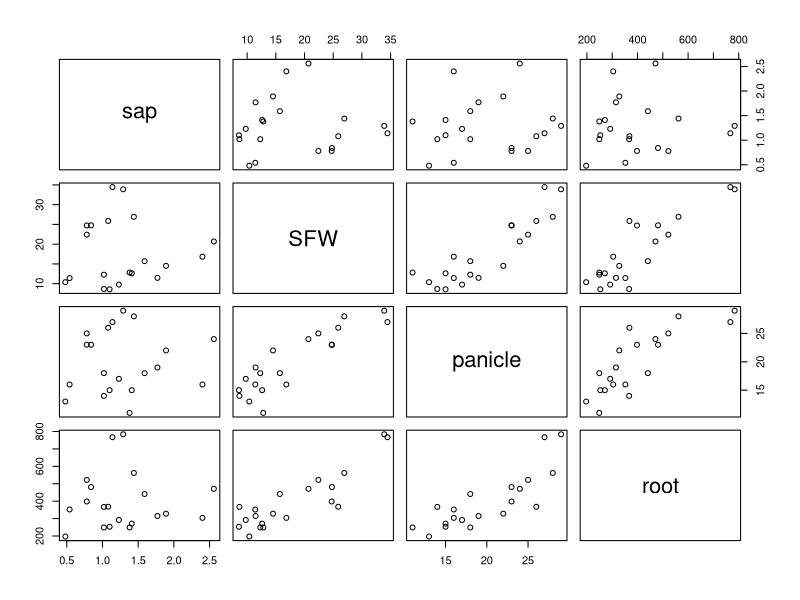
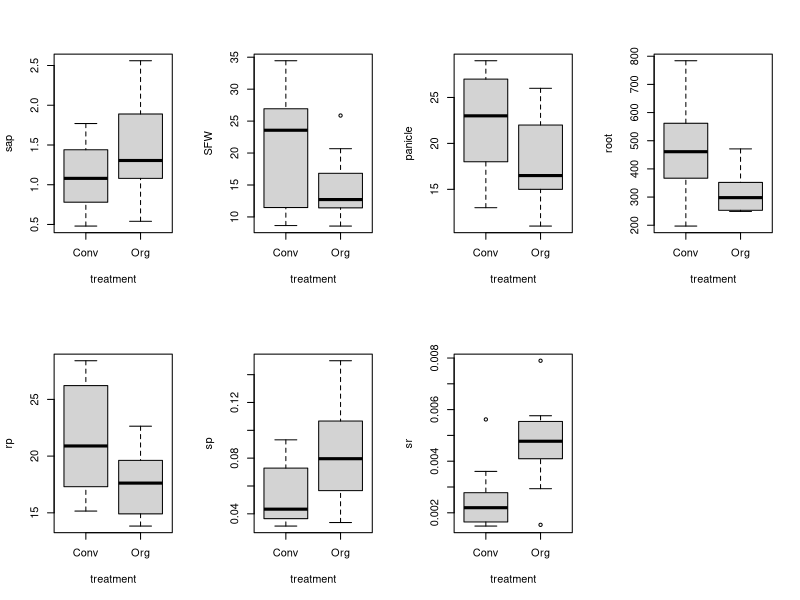

These charts were generated, in order, by the following R code:
# 190719田島亮介
# データの読み込みと整理
d<-read.table("dataset.txt", header=T)
d2<-d[c(-4,-11),] #出液とSFWが著しく大きい値のものを外れ値として除外


# 分散分析
summary(aov(sap~treatment,d2))
summary(aov(SFW~treatment,d2))
summary(aov(panicle~treatment,d2))
summary(aov(root~treatment,d2))
## 新鮮重: 10%水準で，慣行>有機，節根数：5%水準で慣行>有機
## これらを栽培方法との関係から考察．あるいは有意差なしの考察(をしないと出液速度に触れられない？)


# 相関のチェック
plot(d2[,2:5])
cor(d2[,2:5])
## 新鮮重，茎数，節根数の相関高い
## これらの考察


# データから指標算出
root_per_panicle<-d2$root/d2$panicle #茎数あたりの節根数
sap_per_panicle<-d2$sap/d2$panicle #茎数あたりの出液速度
sap_per_root<-d2$sap/d2$root #根数あたりの出液速度
d2<-data.frame(d2,rp=root_per_panicle, sp=sap_per_panicle, sr=sap_per_root) #データ追加


# 分散分析
summary(aov(rp~treatment,d2))
summary(aov(sp~treatment,d2))
summary(aov(sr~treatment,d2))
## 茎数あたりの節根数: 5%水準で慣行>有機
## 茎数あたりの出液速度: 5%水準で慣行<有機
## 根数あたりの出液速度: 1%水準で慣行<有機
## この関係を栽培方法との関係から考察


# 図表は箱ひげ図，棒グラフ，相関図等がわかりやすく表記され適切に言及されている
par(mfrow=c(2,4))
boxplot(sap~treatment,d2)
boxplot(SFW~treatment,d2)
boxplot(panicle~treatment,d2)
boxplot(root~treatment,d2)
boxplot(rp~treatment,d2)
boxplot(sp~treatment,d2)
boxplot(sr~treatment,d2)
